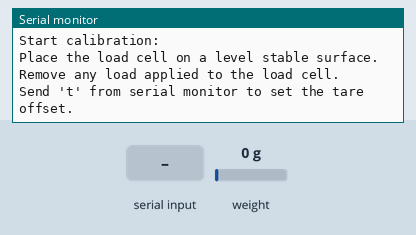
Simulated run of this sketch. Board: Arduino MKR. Parts: the last lines printed to the serial monitor. Inputs (shaded band) come from the test bench; at power-on: weight on the scale 0 g.

Above: at 3.2 s.
3.3 s: "t90\n" received over Serial
At 4.5 s:
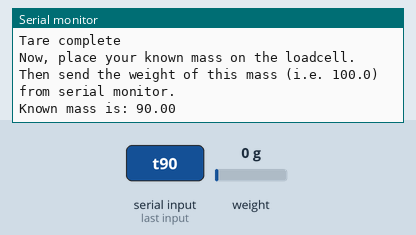
4.8 s: "y90\n" received over Serial
At 5.01 s:
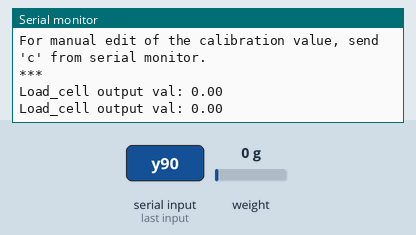
6.4 s: "c90\n" received over Serial
At 6.8 s:
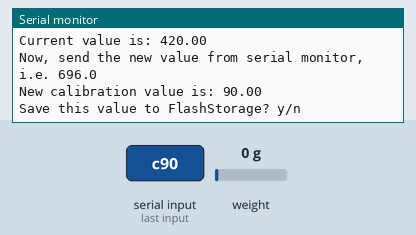
7.9 s: "y,45\n" received over Serial
At 8.11 s:
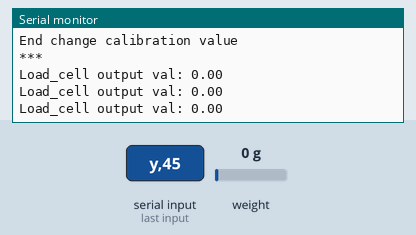
9.4 s: weight on the scale set to 100 g
At 9.41 s:
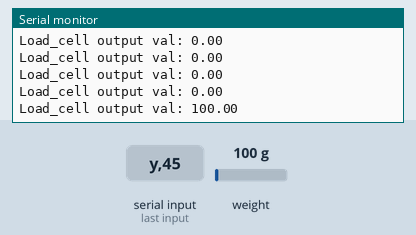
10.9 s: weight on the scale set to 1250 g
At 10.91 s:
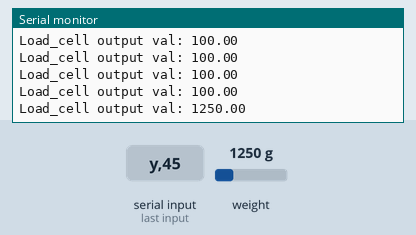
Timing chart, 0 to 13.4 s (numbered marks = the images above; inputs shaded):
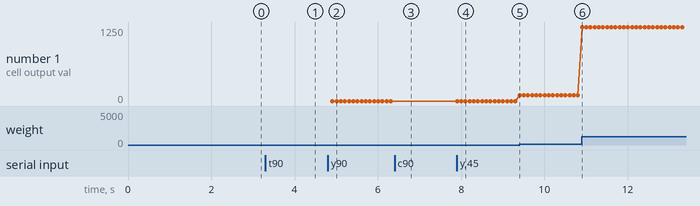

Measured:
- after the input at 3.3 s, the serial monitor: prints a new line at once (image 1)
- after the input at 4.8 s, the serial monitor: prints a new line after 0.11 s (image 2)
- after the input at 6.4 s, the serial monitor: prints a new line at once (image 3)
- after the input at 7.9 s, the serial monitor: prints a new line at once (image 4)
- after the input at 9.4 s, the serial monitor: prints a new line at once (image 5)
- after the input at 10.9 s, the serial monitor: prints a new line at once (image 6)
- plotted number 1: 0 → 100 after the input at 9.4 s, 100 → 1250 after the input at 10.9 s

The sketch:

Calibration.ino
```cpp
/*
   -------------------------------------------------------------------------------------
   HX711_ADC
   Arduino library for HX711 24-Bit Analog-to-Digital Converter for Weight Scales
   Olav Kallhovd sept2017
   -------------------------------------------------------------------------------------
*/

/*
   This example file shows how to calibrate the load cell and optionally store the calibration
   value in FlashStorage, and also how to change the value manually.
   The result value can then later be included in your project sketch or fetched from FlashStorage.

   To implement calibration in your project sketch the simplified procedure is as follow:
       LoadCell.tare();
       //place known mass
       LoadCell.refreshDataSet();
       float newCalibrationValue = LoadCell.getNewCalibration(known_mass);
*/

#include <HX711_ADC.h>
#include <FlashStorage.h>

//pins:
const int HX711_dout = 4; //mcu > HX711 dout pin
const int HX711_sck = 5; //mcu > HX711 sck pin

//HX711 constructor:
HX711_ADC LoadCell(HX711_dout, HX711_sck);

FlashStorage(calibrationStore, float);

unsigned long t = 0;

void setup() {
  Serial.begin(57600); delay(10);
  Serial.println();
  Serial.println("Starting...");

  LoadCell.begin();
  //LoadCell.setReverseOutput(); //uncomment to turn a negative output value to positive
  unsigned long stabilizingtime = 2000; // precision right after power-up can be improved by adding a few seconds of stabilizing time
  boolean _tare = true; //set this to false if you don't want tare to be performed in the next step
  LoadCell.start(stabilizingtime, _tare);
  if (LoadCell.getTareTimeoutFlag() || LoadCell.getSignalTimeoutFlag()) {
    Serial.println("Timeout, check MCU>HX711 wiring and pin designations");
    while (1);
  }
  else {
    LoadCell.setCalFactor(1.0); // user set calibration value (float), initial value 1.0 may be used for this sketch
    Serial.println("Startup is complete");
  }
  while (!LoadCell.update());
  calibrate(); //start calibration procedure
}

void loop() {
  static boolean newDataReady = 0;
  const int serialPrintInterval = 0; //increase value to slow down serial print activity

  // check for new data/start next conversion:
  if (LoadCell.update()) newDataReady = true;

  // get smoothed value from the dataset:
  if (newDataReady) {
    if (millis() > t + serialPrintInterval) {
      float i = LoadCell.getData();
      Serial.print("Load_cell output val: ");
      Serial.println(i);
      newDataReady = 0;
      t = millis();
    }
  }

  // receive command from serial terminal
  if (Serial.available() > 0) {
    char inByte = Serial.read();
    if (inByte == 't') LoadCell.tareNoDelay(); //tare
    else if (inByte == 'r') calibrate(); //calibrate
    else if (inByte == 'c') changeSavedCalFactor(); //edit calibration value manually
  }

  // check if last tare operation is complete
  if (LoadCell.getTareStatus() == true) {
    Serial.println("Tare complete");
  }
}

void calibrate() {
  Serial.println("***");
  Serial.println("Start calibration:");
  Serial.println("Place the load cell on a level stable surface.");
  Serial.println("Remove any load applied to the load cell.");
  Serial.println("Send 't' from serial monitor to set the tare offset.");

  boolean _resume = false;
  while (_resume == false) {
    LoadCell.update();
    if (Serial.available() > 0) {
      if (Serial.available() > 0) {
        char inByte = Serial.read();
        if (inByte == 't') LoadCell.tareNoDelay();
      }
    }
    if (LoadCell.getTareStatus() == true) {
      Serial.println("Tare complete");
      _resume = true;
    }
  }

  Serial.println("Now, place your known mass on the loadcell.");
  Serial.println("Then send the weight of this mass (i.e. 100.0) from serial monitor.");

  float known_mass = 0;
  _resume = false;
  while (_resume == false) {
    LoadCell.update();
    if (Serial.available() > 0) {
      known_mass = Serial.parseFloat();
      if (known_mass != 0) {
        Serial.print("Known mass is: ");
        Serial.println(known_mass);
        _resume = true;
      }
    }
  }

  LoadCell.refreshDataSet(); //refresh the dataset to be sure that the known mass is measured correctly
  float newCalibrationValue = LoadCell.getNewCalibration(known_mass); //get the new calibration value

  Serial.print("New calibration value has been set to: ");
  Serial.print(newCalibrationValue);
  Serial.println(", use this as calibration value (calFactor) in your project sketch.");
  Serial.println("Save this value to FlashStorage? y/n");

  _resume = false;
  while (_resume == false) {
    if (Serial.available() > 0) {
      char inByte = Serial.read();
      if (inByte == 'y') {
        calibrationStore.write(newCalibrationValue);
        float savedValue = calibrationStore.read();
        Serial.print("Value ");
        Serial.print(savedValue);
        Serial.println(" saved to FlashStorage.");
        _resume = true;
      }
      else if (inByte == 'n') {
        Serial.println("Value not saved to FlashStorage");
        _resume = true;
      }
    }
  }

  Serial.println("End calibration");
  Serial.println("***");
  Serial.println("To re-calibrate, send 'r' from serial monitor.");
  Serial.println("For manual edit of the calibration value, send 'c' from serial monitor.");
  Serial.println("***");
}

void changeSavedCalFactor() {
  float oldCalibrationValue = LoadCell.getCalFactor();
  boolean _resume = false;
  Serial.println("***");
  Serial.print("Current value is: ");
  Serial.println(oldCalibrationValue);
  Serial.println("Now, send the new value from serial monitor, i.e. 696.0");
  float newCalibrationValue;
  while (_resume == false) {
    if (Serial.available() > 0) {
      newCalibrationValue = Serial.parseFloat();
      if (newCalibrationValue != 0) {
        Serial.print("New calibration value is: ");
        Serial.println(newCalibrationValue);
        LoadCell.setCalFactor(newCalibrationValue);
        _resume = true;
      }
    }
  }
  _resume = false;
  Serial.println("Save this value to FlashStorage? y/n");
  while (_resume == false) {
    if (Serial.available() > 0) {
      char inByte = Serial.read();
      if (inByte == 'y') {
        calibrationStore.write(newCalibrationValue);
        float savedValue = calibrationStore.read();
        Serial.print("Value ");
        Serial.print(savedValue);
        Serial.println(" saved to FlashStorage.");
        _resume = true;
      }
      else if (inByte == 'n') {
        Serial.println("Value not saved to FlashStorage");
        _resume = true;
      }
    }
  }
  Serial.println("End change calibration value");
  Serial.println("***");
}
```
